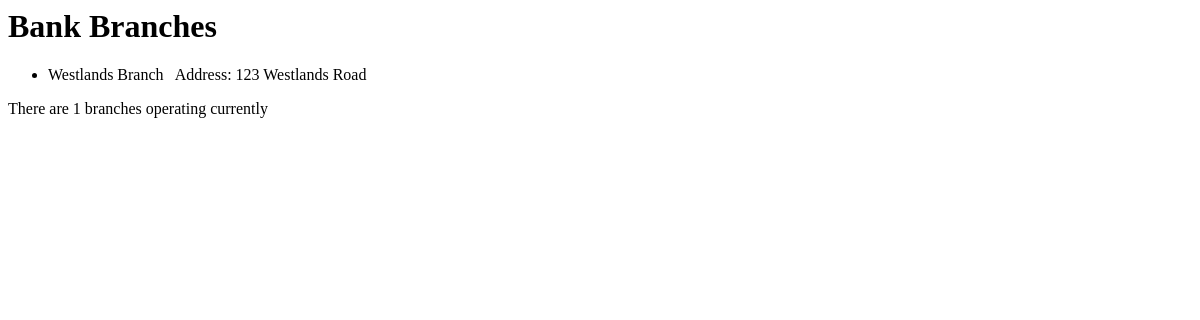
Before: /clients/ with the older database file.
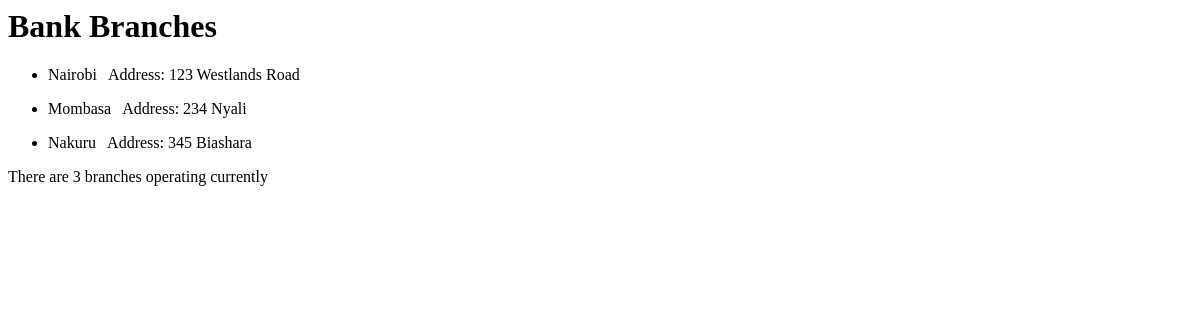
After: the same page with the newer database file.
### clients/models.py (models this page shows, shortened)
class Branch(models.Model):
    branch_name = models.CharField(
        max_length=50, unique=True, help_text='Enter a branch location (e.g Nairobi)')
    address = models.CharField(max_length=50)
    no_of_emps = models.IntegerField(default=0)

### clients/views.py (the view)
# urls.py: path('', views.index, name='index'),
def index(request):
    branch_list = Branch.objects.order_by('-no_of_emps')
    num_branches = Branch.objects.all().count()
    context = {
        'branch_list': branch_list,
        'num_branches': num_branches,
    }
    return HttpResponse(render(request, 'clients/index.html', context))

### clients/templates/clients/index.html
<h1>Bank Branches</h1>
{% if branch_list %}
<ul>
  {% for branch in branch_list %}
  <li>
    <p>{{ branch.branch_name}} &nbsp; Address: {{ branch.address}}</p>
  </li>
  {% endfor %}
</ul>
{% else %}
<p>No branches open currently</p>
{% endif %}
<p>There are {{ num_branches }} branches operating currently</p>

Changed rows visible on the page:
changed Branch "123 Westlands Road": branch_name "Westlands Branch" → "Nairobi"
added Branch: branch_name "Mombasa", address "234 Nyali"
added Branch: branch_name "Nakuru", address "345 Biashara"
Other visible differences:
{{ num_branches }}: "1" → "3"
